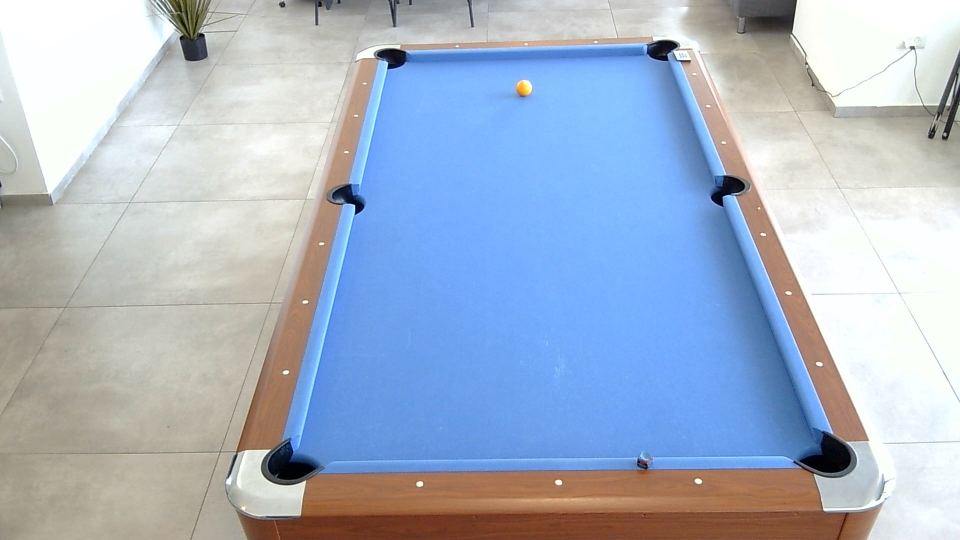
#> input picture calibration/daylight/yellow/1.jpg, 1920 x 1080 px, found by its file name (shown at 1/2 size)
$ python main.py   (older library calls are emulated)
#> lines starting #> are read from the running program, lines starting #| are printed output that depends on the picture; after the words box and inside, x2 and y2 are one past the last pixel; in counts of white or black regions, pixels touching at a corner belong together
#> further down, image is the input picture: shape (1080, 1920, 3); mean B, G, R 200, 180.7, 167.1
import cv2
import numpy as np
from matplotlib import pyplot as plt


def create_convex_hull(contours):
    """
    Creates a convex hull that covers all the provided contours.

    :param contours: A list of contours to cover with the convex hull.
    :return: The points of the convex hull covering all the contours.
    """
    # Combine all the contours into one array
    all_points = np.vstack(contours)

    # Compute the convex hull for the combined points
    convex_hull = cv2.convexHull(all_points)

    return convex_hull


quad = None


def process_frame(image):
    global quad

    original_image = image
    hsv = cv2.cvtColor(image, cv2.COLOR_BGR2HSV)
#> hsv: shape (1080, 1920, 3); mean H, S, V 66.6, 69.5, 212.5

    # Define range for blue color and create mask
    lower_blue = np.array([100, 100, 50])
    upper_blue = np.array([140, 255, 255])
    mask = cv2.inRange(hsv, lower_blue, upper_blue)
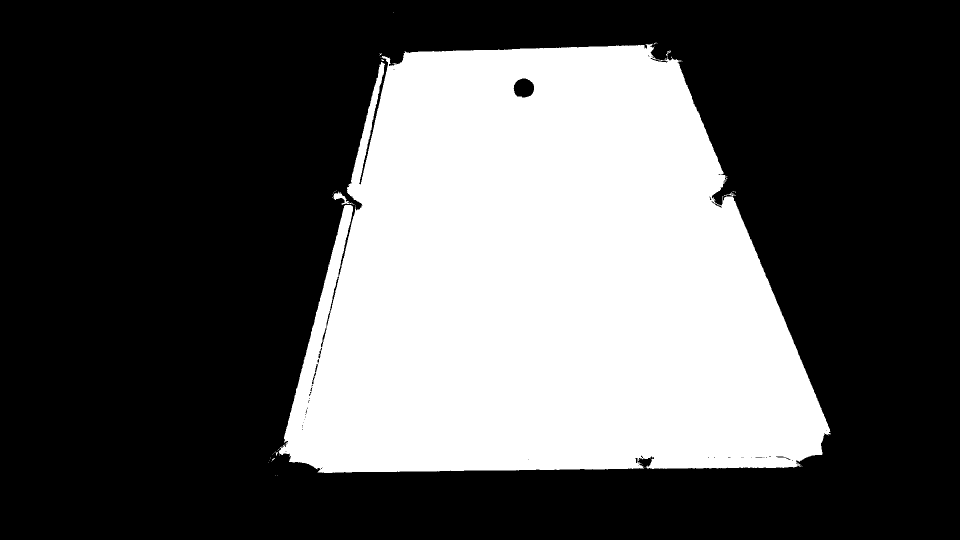
#> mask: shape (1080, 1920) (shown at 1/2 size); 34.3% white; 45 white regions (41 under 20 px), largest, box (x1, y1, x2, y2) and area: (557, 87, 1662, 946) 710072, (667, 383, 708, 410) 315, (1448, 386, 1472, 392) 46, (1332, 101, 1342, 113) 34

    # Use mask to isolate blue table
    blue_only = cv2.bitwise_and(image, image, mask=mask)
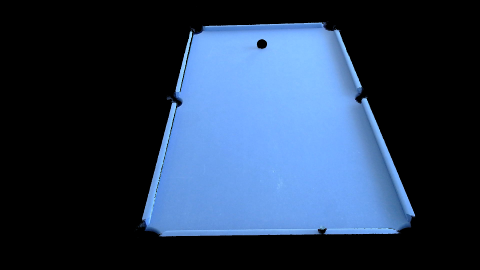
#> blue_only: shape (1080, 1920, 3) (shown at 1/4 size); mean B, G, R 81.8, 56.8, 38.5

    # plt.imshow(cv2.cvtColor(blue_only, cv2.COLOR_BGR2RGB))
    # plt.title("Blue Table")
    # plt.show()

    # Convert to gray scale for edge detection
    gray = cv2.cvtColor(blue_only, cv2.COLOR_BGR2GRAY)
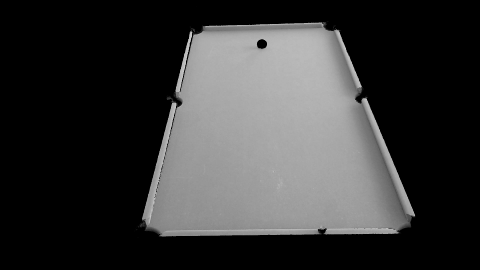
#> gray: shape (1080, 1920) (shown at 1/4 size); min 0, max 206, mean 54.2

    image = cv2.cvtColor(gray, cv2.COLOR_BGR2RGB)
    # [10 lines of commented-out code are left out]

    thresh = cv2.threshold(gray, 0, 255, cv2.THRESH_BINARY + cv2.THRESH_OTSU)[1]
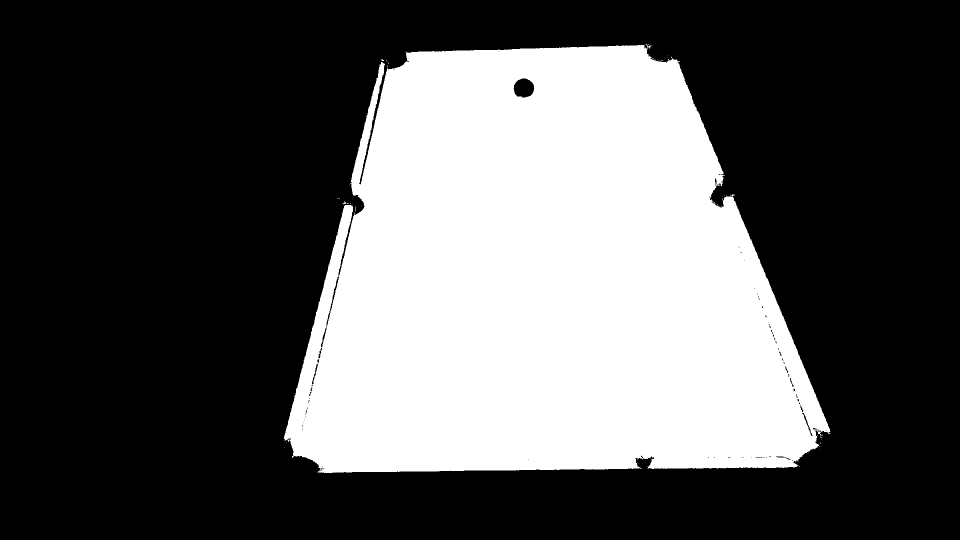
#> thresh: shape (1080, 1920) (shown at 1/2 size); 34% white; 43 white regions (40 under 20 px)

    # Find contours
    contours, _ = cv2.findContours(thresh, cv2.RETR_TREE, cv2.CHAIN_APPROX_SIMPLE)
#> contours = 144 contours, 126 with area under 20; largest, box (x1, y1, x2, y2) and area: (568, 88, 1661, 946) 705339, (1026, 156, 1069, 196) 1275, (1603, 825, 1626, 873) 160, (641, 653, 654, 696) 145, (623, 727, 637, 770) 142

    # One approach
    contours = sorted(contours, key=cv2.contourArea, reverse=True)[
        :1
    ]  # Adjust number as needed
#> contours = 1 contour; box (x1, y1, x2, y2) and area: (568, 88, 1661, 946) 705339
#> (the rest of the program and of its run is left out)
